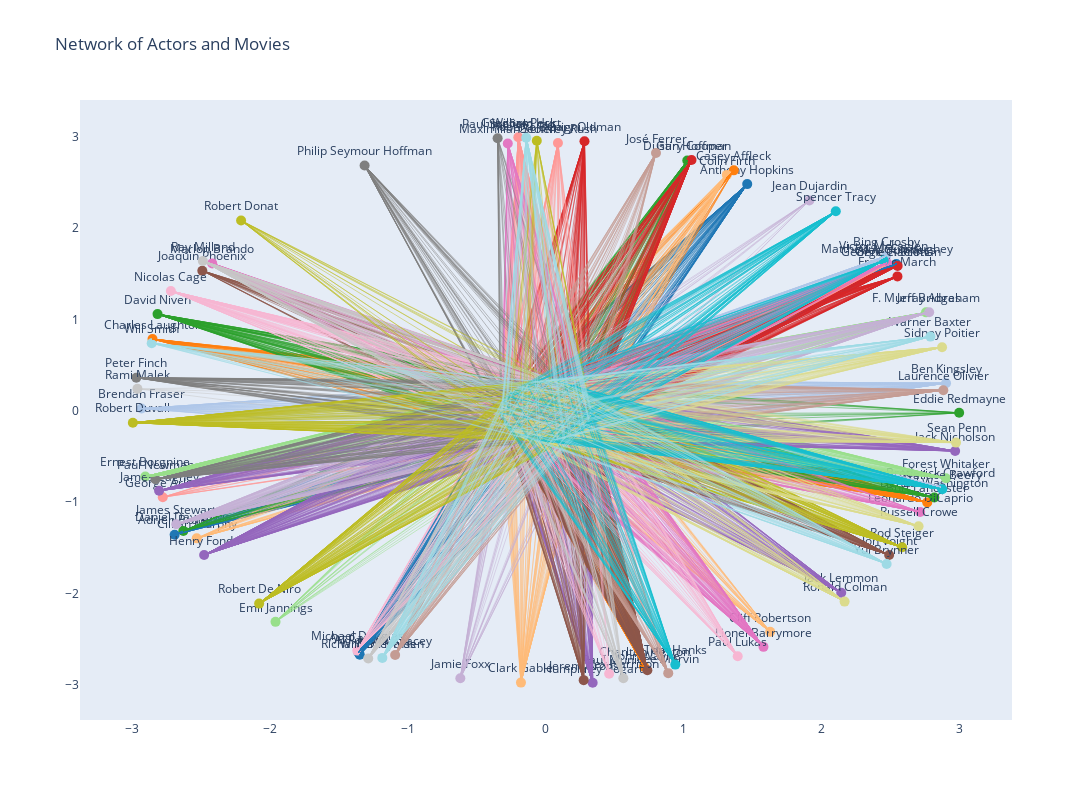

This figure's notebook cell:
### Code cell
import matplotlib.colors as mcolors
import plotly.graph_objects as go

# Create a graph
G = nx.Graph()

# Add nodes and edges
colors = plt.cm.tab20(np.linspace(0, 1, len(grouped_by_actor.index.levels[0])))

for i, (actor, group) in enumerate(grouped_by_actor.groupby(level=0)):
    G.add_node(actor, type='actor', color=mcolors.to_hex(colors[i]))
    for _, row in group.iterrows():
        movie = row['Movie name']
        if not G.has_node(movie):
            G.add_node(movie, type='movie', color='#d3d3d3')  # Light gray color for movies
        G.add_edge(actor, movie, color=mcolors.to_hex(colors[i]))

# Adjust the positions of the nodes to improve visibility
pos = nx.spring_layout(G, k=10, iterations=200)

# Separate positions for actors and movies
for node in G.nodes(data=True):
    if node[1]['type'] == 'actor':
        pos[node[0]] = [pos[node[0]][0] * 3, pos[node[0]][1] * 3]  # Spread out actors more
    else:
        pos[node[0]] = [pos[node[0]][0] / 3, pos[node[0]][1] / 3]  # Center movies

# Create a plotly figure
fig = go.Figure()

# Add nodes
for node in G.nodes(data=True):
    if node[1]['type'] == 'actor':
        fig.add_trace(go.Scatter(
            x=[pos[node[0]][0]], y=[pos[node[0]][1]],
            mode='markers+text',
            marker=dict(size=10, color=node[1]['color']),
            text=node[0],
            textposition='top center',
            name=node[0]
        ))
    else:
        fig.add_trace(go.Scatter(
            x=[pos[node[0]][0]], y=[pos[node[0]][1]],
            mode='markers',
            marker=dict(size=5, color=node[1]['color']),
            name=node[0]
        ))

# Add edges
for edge in G.edges(data=True):
    fig.add_trace(go.Scatter(
        x=[pos[edge[0]][0], pos[edge[1]][0], None],
        y=[pos[edge[0]][1], pos[edge[1]][1], None],
        mode='lines',
        line=dict(width=0.5, color=edge[2]['color']),
        hoverinfo='none'
    ))

# Update layout for better visibility
fig.update_layout(
    title='Network of Actors and Movies',
    showlegend=False,
    xaxis=dict(showgrid=False, zeroline=False),
    yaxis=dict(showgrid=False, zeroline=False),
    width=1200,  # Increase the width
    height=800   # Increase the height
)

fig.show()
